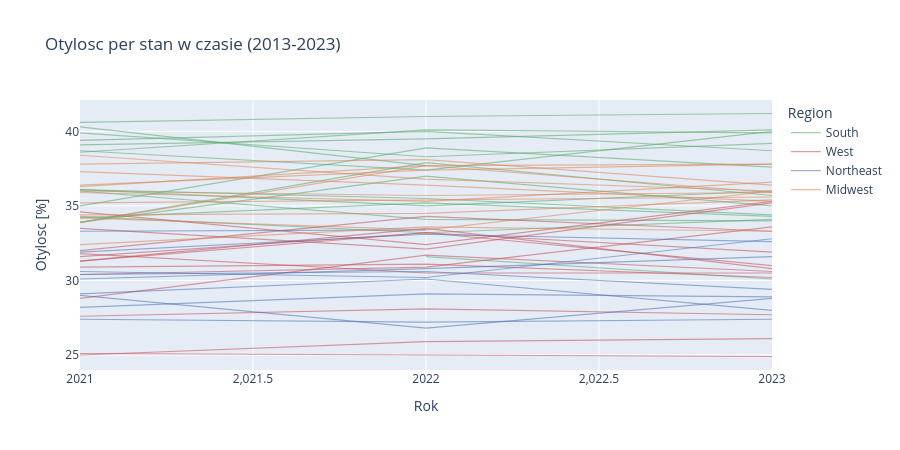

Write notebook code for a chart like this one.
### Code cell
# interaktywny podglad: otylosc per stan w czasie
trend_states = (
    df[df["Region"].notna()]
    .groupby(["Year", "LocationDesc", "LocationAbbr", "Region"])["Obesity"]
    .mean()
    .reset_index()
)

fig = px.line(
    trend_states,
    x="Year",
    y="Obesity",
    color="Region",
    line_group="LocationDesc",
    hover_name="LocationDesc",
    color_discrete_map=PALETTE,
    labels={"Obesity": "Otylosc [%]", "Year": "Rok"},
    title="Otylosc per stan w czasie (2013-2023)",
)
fig.update_traces(opacity=0.55, line_width=1.2)
fig.update_layout(height=450)
fig.show()

### Figure 1 — Plotly figure (JSON) as saved in the notebook; plotly's stock layout.template omitted (floating-point values rounded to 4 significant figures)
{"data": [{"hovertemplate": "<b>%{hovertext}</b><br><br>Region=South<br>LocationDesc=Alabama<br>Rok=%{x}<br>Otylosc [%]=%{y}<extra></extra>", "hovertext": ["Alabama", "Alabama", "Alabama"], "legendgroup": "South", "line": {"color": "#55A868", "dash": "solid", "width": 1.2}, "marker": {"symbol": "circle"}, "mode": "lines", "name": "South", "opacity": 0.55, "orientation": "v", "showlegend": true, "type": "scatter", "x": [2021, 2022, 2023], "xaxis": "x", "y": [39.9, 38.3, 39.2], "yaxis": "y"}, {"hovertemplate": "<b>%{hovertext}</b><br><br>Region=South<br>LocationDesc=Arkansas<br>Rok=%{x}<br>Otylosc [%]=%{y}<extra></extra>", "hovertext": ["Arkansas", "Arkansas", "Arkansas"], "legendgroup": "South", "line": {"color": "#55A868", "dash": "solid", "width": 1.2}, "marker": {"symbol": "circle"}, "mode": "lines", "name": "South", "opacity": 0.55, "orientation": "v", "showlegend": false, "type": "scatter", "x": [2021, 2022, 2023], "xaxis": "x", "y": [38.7, 37.4, 40.0], "yaxis": "y"}, {"hovertemplate": "<b>%{hovertext}</b><br><br>Region=South<br>LocationDesc=Delaware<br>Rok=%{x}<br>Otylosc [%]=%{y}<extra></extra>", "hovertext": ["Delaware", "Delaware", "Delaware"], "legendgroup": "South", "line": {"color": "#55A868", "dash": "solid", "width": 1.2}, "marker": {"symbol": "circle"}, "mode": "lines", "name": "South", "opacity": 0.55, "orientation": "v", "showlegend": false, "type": "scatter", "x": [2021, 2022, 2023], "xaxis": "x", "y": [33.9, 37.9, 35.7], "yaxis": "y"}, {"hovertemplate": "<b>%{hovertext}</b><br><br>Region=South<br>LocationDesc=Georgia<br>Rok=%{x}<br>Otylosc [%]=%{y}<extra></extra>", "hovertext": ["Georgia", "Georgia", "Georgia"], "legendgroup": "South", "line": {"color": "#55A868", "dash": "solid", "width": 1.2}, "marker": {"symbol": "circle"}, "mode": "lines", "name": "South", "opacity": 0.55, "orientation": "v", "showlegend": false, "type": "scatter", "x": [2021, 2022, 2023], "xaxis": "x", "y": [33.9, 37.0, 35.0], "yaxis": "y"}, {"hovertemplate": "<b>%{hovertext}</b><br><br>Region=South<br>LocationDesc=Kentucky<br>Rok=%{x}<br>Otylosc [%]=%{y}<extra></extra>", "hovertext": ["Kentucky", "Kentucky"], "legendgroup": "South", "line": {"color": "#55A868", "dash": "solid", "width": 1.2}, "marker": {"symbol": "circle"}, "mode": "lines", "name": "South", "opacity": 0.55, "orientation": "v", "showlegend": false, "type": "scatter", "x": [2021, 2022], "xaxis": "x", "y": [40.3, 37.7], "yaxis": "y"}, {"hovertemplate": "<b>%{hovertext}</b><br><br>Region=South<br>LocationDesc=Louisiana<br>Rok=%{x}<br>Otylosc [%]=%{y}<extra></extra>", "hovertext": ["Louisiana", "Louisiana", "Louisiana"], "legendgroup": "South", "line": {"color": "#55A868", "dash": "solid", "width": 1.2}, "marker": {"symbol": "circle"}, "mode": "lines", "name": "South", "opacity": 0.55, "orientation": "v", "showlegend": false, "type": "scatter", "x": [2021, 2022, 2023], "xaxis": "x", "y": [38.6, 40.1, 39.9], "yaxis": "y"}, {"hovertemplate": "<b>%{hovertext}</b><br><br>Region=South<br>LocationDesc=Maryland<br>Rok=%{x}<br>Otylosc [%]=%{y}<extra></extra>", "hovertext": ["Maryland", "Maryland", "Maryland"], "legendgroup": "South", "line": {"color": "#55A868", "dash": "solid", "width": 1.2}, "marker": {"symbol": "circle"}, "mode": "lines", "name": "South", "opacity": 0.55, "orientation": "v", "showlegend": false, "type": "scatter", "x": [2021, 2022, 2023], "xaxis": "x", "y": [34.3, 33.2, 34.1], "yaxis": "y"}, {"hovertemplate": "<b>%{hovertext}</b><br><br>Region=South<br>LocationDesc=Mississippi<br>Rok=%{x}<br>Otylosc [%]=%{y}<extra></extra>", "hovertext": ["Mississippi", "Mississippi", "Mississippi"], "legendgroup": "South", "line": {"color": "#55A868", "dash": "solid", "width": 1.2}, "marker": {"symbol": "circle"}, "mode": "lines", "name": "South", "opacity": 0.55, "orientation": "v", "showlegend": false, "type": "scatter", "x": [2021, 2022, 2023], "xaxis": "x", "y": [39.1, 39.5, 40.1], "yaxis": "y"}, {"hovertemplate": "<b>%{hovertext}</b><br><br>Region=South<br>LocationDesc=North Carolina<br>Rok=%{x}<br>Otylosc [%]=%{y}<extra></extra>", "hovertext": ["North Carolina", "North Carolina", "North Carolina"], "legendgroup": "South", "line": {"color": "#55A868", "dash": "solid", "width": 1.2}, "marker": {"symbol": "circle"}, "mode": "lines", "name": "South", "opacity": 0.55, "orientation": "v", "showlegend": false, "type": "scatter", "x": [2021, 2022, 2023], "xaxis": "x", "y": [36.0, 34.1, 34.0], "yaxis": "y"}, {"hovertemplate": "<b>%{hovertext}</b><br><br>Region=South<br>LocationDesc=Oklahoma<br>Rok=%{x}<br>Otylosc [%]=%{y}<extra></extra>", "hovertext": ["Oklahoma", "Oklahoma", "Oklahoma"], "legendgroup": "South", "line": {"color": "#55A868", "dash": "solid", "width": 1.2}, "marker": {"symbol": "circle"}, "mode": "lines", "name": "South", "opacity": 0.55, "orientation": "v", "showlegend": false, "type": "scatter", "x": [2021, 2022, 2023], "xaxis": "x", "y": [39.4, 40.0, 38.7], "yaxis": "y"}, {"hovertemplate": "<b>%{hovertext}</b><br><br>Region=South<br>LocationDesc=South Carolina<br>Rok=%{x}<br>Otylosc [%]=%{y}<extra></extra>", "hovertext": ["South Carolina", "South Carolina", "South Carolina"], "legendgroup": "South", "line": {"color": "#55A868", "dash": "solid", "width": 1.2}, "marker": {"symbol": "circle"}, "mode": "lines", "name": "South", "opacity": 0.55, "orientation": "v", "showlegend": false, "type": "scatter", "x": [2021, 2022, 2023], "xaxis": "x", "y": [36.1, 35.0, 36.0], "yaxis": "y"}, {"hovertemplate": "<b>%{hovertext}</b><br><br>Region=South<br>LocationDesc=Tennessee<br>Rok=%{x}<br>Otylosc [%]=%{y}<extra></extra>", "hovertext": ["Tennessee", "Tennessee", "Tennessee"], "legendgroup": "South", "line": {"color": "#55A868", "dash": "solid", "width": 1.2}, "marker": {"symbol": "circle"}, "mode": "lines", "name": "South", "opacity": 0.55, "orientation": "v", "showlegend": false, "type": "scatter", "x": [2021, 2022, 2023], "xaxis": "x", "y": [35.0, 38.9, 37.6], "yaxis": "y"}, {"hovertemplate": "<b>%{hovertext}</b><br><br>Region=South<br>LocationDesc=Texas<br>Rok=%{x}<br>Otylosc [%]=%{y}<extra></extra>", "hovertext": ["Texas", "Texas", "Texas"], "legendgroup": "South", "line": {"color": "#55A868", "dash": "solid", "width": 1.2}, "marker": {"symbol": "circle"}, "mode": "lines", "name": "South", "opacity": 0.55, "orientation": "v", "showlegend": false, "type": "scatter", "x": [2021, 2022, 2023], "xaxis": "x", "y": [36.1, 35.5, 34.4], "yaxis": "y"}, {"hovertemplate": "<b>%{hovertext}</b><br><br>Region=South<br>LocationDesc=Virginia<br>Rok=%{x}<br>Otylosc [%]=%{y}<extra></extra>", "hovertext": ["Virginia", "Virginia", "Virginia"], "legendgroup": "South", "line": {"color": "#55A868", "dash": "solid", "width": 1.2}, "marker": {"symbol": "circle"}, "mode": "lines", "name": "South", "opacity": 0.55, "orientation": "v", "showlegend": false, "type": "scatter", "x": [2021, 2022, 2023], "xaxis": "x", "y": [34.2, 35.2, 34.3], "yaxis": "y"}, {"hovertemplate": "<b>%{hovertext}</b><br><br>Region=South<br>LocationDesc=West Virginia<br>Rok=%{x}<br>Otylosc [%]=%{y}<extra></extra>", "hovertext": ["West Virginia", "West Virginia", "West Virginia"], "legendgroup": "South", "line": {"color": "#55A868", "dash": "solid", "width": 1.2}, "marker": {"symbol": "circle"}, "mode": "lines", "name": "South", "opacity": 0.55, "orientation": "v", "showlegend": false, "type": "scatter", "x": [2021, 2022, 2023], "xaxis": "x", "y": [40.6, 41.0, 41.2], "yaxis": "y"}, {"hovertemplate": "<b>%{hovertext}</b><br><br>Region=South<br>LocationDesc=Florida<br>Rok=%{x}<br>Otylosc [%]=%{y}<extra></extra>", "hovertext": ["Florida", "Florida"], "legendgroup": "South", "line": {"color": "#55A868", "dash": "solid", "width": 1.2}, "marker": {"symbol": "circle"}, "mode": "lines", "name": "South", "opacity": 0.55, "orientation": "v", "showlegend": false, "type": "scatter", "x": [2022, 2023], "xaxis": "x", "y": [31.6, 30.1], "yaxis": "y"}, {"hovertemplate": "<b>%{hovertext}</b><br><br>Region=West<br>LocationDesc=Alaska<br>Rok=%{x}<br>Otylosc [%]=%{y}<extra></extra>", "hovertext": ["Alaska", "Alaska", "Alaska"], "legendgroup": "West", "line": {"color": "#C44E52", "dash": "solid", "width": 1.2}, "marker": {"symbol": "circle"}, "mode": "lines", "name": "West", "opacity": 0.55, "orientation": "v", "showlegend": true, "type": "scatter", "x": [2021, 2022, 2023], "xaxis": "x", "y": [33.5, 32.1, 35.2], "yaxis": "y"}, {"hovertemplate": "<b>%{hovertext}</b><br><br>Region=West<br>LocationDesc=Arizona<br>Rok=%{x}<br>Otylosc [%]=%{y}<extra></extra>", "hovertext": ["Arizona", "Arizona", "Arizona"], "legendgroup": "West", "line": {"color": "#C44E52", "dash": "solid", "width": 1.2}, "marker": {"symbol": "circle"}, "mode": "lines", "name": "West", "opacity": 0.55, "orientation": "v", "showlegend": false, "type": "scatter", "x": [2021, 2022, 2023], "xaxis": "x", "y": [31.3, 33.2, 31.9], "yaxis": "y"}, {"hovertemplate": "<b>%{hovertext}</b><br><br>Region=West<br>LocationDesc=California<br>Rok=%{x}<br>Otylosc [%]=%{y}<extra></extra>", "hovertext": ["California", "California", "California"], "legendgroup": "West", "line": {"color": "#C44E52", "dash": "solid", "width": 1.2}, "marker": {"symbol": "circle"}, "mode": "lines", "name": "West", "opacity": 0.55, "orientation": "v", "showlegend": false, "type": "scatter", "x": [2021, 2022, 2023], "xaxis": "x", "y": [27.6, 28.1, 27.7], "yaxis": "y"}, {"hovertemplate": "<b>%{hovertext}</b><br><br>Region=West<br>LocationDesc=Colorado<br>Rok=%{x}<br>Otylosc [%]=%{y}<extra></extra>", "hovertext": ["Colorado", "Colorado", "Colorado"], "legendgroup": "West", "line": {"color": "#C44E52", "dash": "solid", "width": 1.2}, "marker": {"symbol": "circle"}, "mode": "lines", "name": "West", "opacity": 0.55, "orientation": "v", "showlegend": false, "type": "scatter", "x": [2021, 2022, 2023], "xaxis": "x", "y": [25.1, 25.0, 24.9], "yaxis": "y"}, {"hovertemplate": "<b>%{hovertext}</b><br><br>Region=West<br>LocationDesc=Hawaii<br>Rok=%{x}<br>Otylosc [%]=%{y}<extra></extra>", "hovertext": ["Hawaii", "Hawaii", "Hawaii"], "legendgroup": "West", "line": {"color": "#C44E52", "dash": "solid", "width": 1.2}, "marker": {"symbol": "circle"}, "mode": "lines", "name": "West", "opacity": 0.55, "orientation": "v", "showlegend": false, "type": "scatter", "x": [2021, 2022, 2023], "xaxis": "x", "y": [25.0, 25.9, 26.1], "yaxis": "y"}, {"hovertemplate": "<b>%{hovertext}</b><br><br>Region=West<br>LocationDesc=Idaho<br>Rok=%{x}<br>Otylosc [%]=%{y}<extra></extra>", "hovertext": ["Idaho", "Idaho", "Idaho"], "legendgroup": "West", "line": {"color": "#C44E52", "dash": "solid", "width": 1.2}, "marker": {"symbol": "circle"}, "mode": "lines", "name": "West", "opacity": 0.55, "orientation": "v", "showlegend": false, "type": "scatter", "x": [2021, 2022, 2023], "xaxis": "x", "y": [31.6, 33.2, 31.0], "yaxis": "y"}, {"hovertemplate": "<b>%{hovertext}</b><br><br>Region=West<br>LocationDesc=Montana<br>Rok=%{x}<br>Otylosc [%]=%{y}<extra></extra>", "hovertext": ["Montana", "Montana", "Montana"], "legendgroup": "West", "line": {"color": "#C44E52", "dash": "solid", "width": 1.2}, "marker": {"symbol": "circle"}, "mode": "lines", "name": "West", "opacity": 0.55, "orientation": "v", "showlegend": false, "type": "scatter", "x": [2021, 2022, 2023], "xaxis": "x", "y": [31.8, 30.5, 30.5], "yaxis": "y"}, {"hovertemplate": "<b>%{hovertext}</b><br><br>Region=West<br>LocationDesc=Nevada<br>Rok=%{x}<br>Otylosc [%]=%{y}<extra></extra>", "hovertext": ["Nevada", "Nevada", "Nevada"], "legendgroup": "West", "line": {"color": "#C44E52", "dash": "solid", "width": 1.2}, "marker": {"symbol": "circle"}, "mode": "lines", "name": "West", "opacity": 0.55, "orientation": "v", "showlegend": false, "type": "scatter", "x": [2021, 2022, 2023], "xaxis": "x", "y": [31.3, 33.5, 30.8], "yaxis": "y"}, {"hovertemplate": "<b>%{hovertext}</b><br><br>Region=West<br>LocationDesc=New Mexico<br>Rok=%{x}<br>Otylosc [%]=%{y}<extra></extra>", "hovertext": ["New Mexico", "New Mexico", "New Mexico"], "legendgroup": "West", "line": {"color": "#C44E52", "dash": "solid", "width": 1.2}, "marker": {"symbol": "circle"}, "mode": "lines", "name": "West", "opacity": 0.55, "orientation": "v", "showlegend": false, "type": "scatter", "x": [2021, 2022, 2023], "xaxis": "x", "y": [34.6, 32.4, 35.3], "yaxis": "y"}, {"hovertemplate": "<b>%{hovertext}</b><br><br>Region=West<br>LocationDesc=Oregon<br>Rok=%{x}<br>Otylosc [%]=%{y}<extra></extra>", "hovertext": ["Oregon", "Oregon", "Oregon"], "legendgroup": "West", "line": {"color": "#C44E52", "dash": "solid", "width": 1.2}, "marker": {"symbol": "circle"}, "mode": "lines", "name": "West", "opacity": 0.55, "orientation": "v", "showlegend": false, "type": "scatter", "x": [2021, 2022, 2023], "xaxis": "x", "y": [30.4, 30.9, 33.6], "yaxis": "y"}, {"hovertemplate": "<b>%{hovertext}</b><br><br>Region=West<br>LocationDesc=Utah<br>Rok=%{x}<br>Otylosc [%]=%{y}<extra></extra>", "hovertext": ["Utah", "Utah", "Utah"], "legendgroup": "West", "line": {"color": "#C44E52", "dash": "solid", "width": 1.2}, "marker": {"symbol": "circle"}, "mode": "lines", "name": "West", "opacity": 0.55, "orientation": "v", "showlegend": false, "type": "scatter", "x": [2021, 2022, 2023], "xaxis": "x", "y": [30.9, 31.1, 30.2], "yaxis": "y"}, {"hovertemplate": "<b>%{hovertext}</b><br><br>Region=West<br>LocationDesc=Washington<br>Rok=%{x}<br>Otylosc [%]=%{y}<extra></extra>", "hovertext": ["Washington", "Washington", "Washington"], "legendgroup": "West", "line": {"color": "#C44E52", "dash": "solid", "width": 1.2}, "marker": {"symbol": "circle"}, "mode": "lines", "name": "West", "opacity": 0.55, "orientation": "v", "showlegend": false, "type": "scatter", "x": [2021, 2022, 2023], "xaxis": "x", "y": [28.8, 31.7, 30.6], "yaxis": "y"}, {"hovertemplate": "<b>%{hovertext}</b><br><br>Region=West<br>LocationDesc=Wyoming<br>Rok=%{x}<br>Otylosc [%]=%{y}<extra></extra>", "hovertext": ["Wyoming", "Wyoming", "Wyoming"], "legendgroup": "West", "line": {"color": "#C44E52", "dash": "solid", "width": 1.2}, "marker": {"symbol": "circle"}, "mode": "lines", "name": "West", "opacity": 0.55, "orientation": "v", "showlegend": false, "type": "scatter", "x": [2021, 2022, 2023], "xaxis": "x", "y": [32.0, 34.3, 33.3], "yaxis": "y"}, {"hovertemplate": "<b>%{hovertext}</b><br><br>Region=Northeast<br>LocationDesc=Connecticut<br>Rok=%{x}<br>Otylosc [%]=%{y}<extra></extra>", "hovertext": ["Connecticut", "Connecticut", "Connecticut"], "legendgroup": "Northeast", "line": {"color": "#4C72B0", "dash": "solid", "width": 1.2}, "marker": {"symbol": "circle"}, "mode": "lines", "name": "Northeast", "opacity": 0.55, "orientation": "v", "showlegend": true, "type": "scatter", "x": [2021, 2022, 2023], "xaxis": "x", "y": [30.4, 30.6, 29.4], "yaxis": "y"}, {"hovertemplate": "<b>%{hovertext}</b><br><br>Region=Northeast<br>LocationDesc=Maine<br>Rok=%{x}<br>Otylosc [%]=%{y}<extra></extra>", "hovertext": ["Maine", "Maine", "Maine"], "legendgroup": "Northeast", "line": {"color": "#4C72B0", "dash": "solid", "width": 1.2}, "marker": {"symbol": "circle"}, "mode": "lines", "name": "Northeast", "opacity": 0.55, "orientation": "v", "showlegend": false, "type": "scatter", "x": [2021, 2022, 2023], "xaxis": "x", "y": [31.9, 33.1, 32.6], "yaxis": "y"}, {"hovertemplate": "<b>%{hovertext}</b><br><br>Region=Northeast<br>LocationDesc=Massachusetts<br>Rok=%{x}<br>Otylosc [%]=%{y}<extra></extra>", "hovertext": ["Massachusetts", "Massachusetts", "Massachusetts"], "legendgroup": "Northeast", "line": {"color": "#4C72B0", "dash": "solid", "width": 1.2}, "marker": {"symbol": "circle"}, "mode": "lines", "name": "Northeast", "opacity": 0.55, "orientation": "v", "showlegend": false, "type": "scatter", "x": [2021, 2022, 2023], "xaxis": "x", "y": [27.4, 27.2, 27.4], "yaxis": "y"}, {"hovertemplate": "<b>%{hovertext}</b><br><br>Region=Northeast<br>LocationDesc=New Hampshire<br>Rok=%{x}<br>Otylosc [%]=%{y}<extra></extra>", "hovertext": ["New Hampshire", "New Hampshire", "New Hampshire"], "legendgroup": "Northeast", "line": {"color": "#4C72B0", "dash": "solid", "width": 1.2}, "marker": {"symbol": "circle"}, "mode": "lines", "name": "Northeast", "opacity": 0.55, "orientation": "v", "showlegend": false, "type": "scatter", "x": [2021, 2022, 2023], "xaxis": "x", "y": [30.6, 30.2, 32.8], "yaxis": "y"}, {"hovertemplate": "<b>%{hovertext}</b><br><br>Region=Northeast<br>LocationDesc=New Jersey<br>Rok=%{x}<br>Otylosc [%]=%{y}<extra></extra>", "hovertext": ["New Jersey", "New Jersey", "New Jersey"], "legendgroup": "Northeast", "line": {"color": "#4C72B0", "dash": "solid", "width": 1.2}, "marker": {"symbol": "circle"}, "mode": "lines", "name": "Northeast", "opacity": 0.55, "orientation": "v", "showlegend": false, "type": "scatter", "x": [2021, 2022, 2023], "xaxis": "x", "y": [28.2, 29.1, 28.9], "yaxis": "y"}, {"hovertemplate": "<b>%{hovertext}</b><br><br>Region=Northeast<br>LocationDesc=New York<br>Rok=%{x}<br>Otylosc [%]=%{y}<extra></extra>", "hovertext": ["New York", "New York", "New York"], "legendgroup": "Northeast", "line": {"color": "#4C72B0", "dash": "solid", "width": 1.2}, "marker": {"symbol": "circle"}, "mode": "lines", "name": "Northeast", "opacity": 0.55, "orientation": "v", "showlegend": false, "type": "scatter", "x": [2021, 2022, 2023], "xaxis": "x", "y": [29.1, 30.1, 28.0], "yaxis": "y"}, {"hovertemplate": "<b>%{hovertext}</b><br><br>Region=Northeast<br>LocationDesc=Pennsylvania<br>Rok=%{x}<br>Otylosc [%]=%{y}<extra></extra>", "hovertext": ["Pennsylvania", "Pennsylvania"], "legendgroup": "Northeast", "line": {"color": "#4C72B0", "dash": "solid", "width": 1.2}, "marker": {"symbol": "circle"}, "mode": "lines", "name": "Northeast", "opacity": 0.55, "orientation": "v", "showlegend": false, "type": "scatter", "x": [2021, 2022], "xaxis": "x", "y": [33.3, 33.4], "yaxis": "y"}, {"hovertemplate": "<b>%{hovertext}</b><br><br>Region=Northeast<br>LocationDesc=Rhode Island<br>Rok=%{x}<br>Otylosc [%]=%{y}<extra></extra>", "hovertext": ["Rhode Island", "Rhode Island", "Rhode Island"], "legendgroup": "Northeast", "line": {"color": "#4C72B0", "dash": "solid", "width": 1.2}, "marker": {"symbol": "circle"}, "mode": "lines", "name": "Northeast", "opacity": 0.55, "orientation": "v", "showlegend": false, "type": "scatter", "x": [2021, 2022, 2023], "xaxis": "x", "y": [30.1, 30.8, 31.6], "yaxis": "y"}, {"hovertemplate": "<b>%{hovertext}</b><br><br>Region=Northeast<br>LocationDesc=Vermont<br>Rok=%{x}<br>Otylosc [%]=%{y}<extra></extra>", "hovertext": ["Vermont", "Vermont", "Vermont"], "legendgroup": "Northeast", "line": {"color": "#4C72B0", "dash": "solid", "width": 1.2}, "marker": {"symbol": "circle"}, "mode": "lines", "name": "Northeast", "opacity": 0.55, "orientation": "v", "showlegend": false, "type": "scatter", "x": [2021, 2022, 2023], "xaxis": "x", "y": [29.0, 26.8, 28.8], "yaxis": "y"}, {"hovertemplate": "<b>%{hovertext}</b><br><br>Region=Midwest<br>LocationDesc=Illinois<br>Rok=%{x}<br>Otylosc [%]=%{y}<extra></extra>", "hovertext": ["Illinois", "Illinois", "Illinois"], "legendgroup": "Midwest", "line": {"color": "#DD8452", "dash": "solid", "width": 1.2}, "marker": {"symbol": "circle"}, "mode": "lines", "name": "Midwest", "opacity": 0.55, "orientation": "v", "showlegend": true, "type": "scatter", "x": [2021, 2022, 2023], "xaxis": "x", "y": [34.2, 33.4, 36.0], "yaxis": "y"}, {"hovertemplate": "<b>%{hovertext}</b><br><br>Region=Midwest<br>LocationDesc=Indiana<br>Rok=%{x}<br>Otylosc [%]=%{y}<extra></extra>", "hovertext": ["Indiana", "Indiana", "Indiana"], "legendgroup": "Midwest", "line": {"color": "#DD8452", "dash": "solid", "width": 1.2}, "marker": {"symbol": "circle"}, "mode": "lines", "name": "Midwest", "opacity": 0.55, "orientation": "v", "showlegend": false, "type": "scatter", "x": [2021, 2022, 2023], "xaxis": "x", "y": [36.3, 37.7, 37.8], "yaxis": "y"}, {"hovertemplate": "<b>%{hovertext}</b><br><br>Region=Midwest<br>LocationDesc=Iowa<br>Rok=%{x}<br>Otylosc [%]=%{y}<extra></extra>", "hovertext": ["Iowa", "Iowa", "Iowa"], "legendgroup": "Midwest", "line": {"color": "#DD8452", "dash": "solid", "width": 1.2}, "marker": {"symbol": "circle"}, "mode": "lines", "name": "Midwest", "opacity": 0.55, "orientation": "v", "showlegend": false, "type": "scatter", "x": [2021, 2022, 2023], "xaxis": "x", "y": [36.4, 37.4, 37.8], "yaxis": "y"}, {"hovertemplate": "<b>%{hovertext}</b><br><br>Region=Midwest<br>LocationDesc=Kansas<br>Rok=%{x}<br>Otylosc [%]=%{y}<extra></extra>", "hovertext": ["Kansas", "Kansas", "Kansas"], "legendgroup": "Midwest", "line": {"color": "#DD8452", "dash": "solid", "width": 1.2}, "marker": {"symbol": "circle"}, "mode": "lines", "name": "Midwest", "opacity": 0.55, "orientation": "v", "showlegend": false, "type": "scatter", "x": [2021, 2022, 2023], "xaxis": "x", "y": [36.0, 35.7, 35.9], "yaxis": "y"}, {"hovertemplate": "<b>%{hovertext}</b><br><br>Region=Midwest<br>LocationDesc=Michigan<br>Rok=%{x}<br>Otylosc [%]=%{y}<extra></extra>", "hovertext": ["Michigan", "Michigan", "Michigan"], "legendgroup": "Midwest", "line": {"color": "#DD8452", "dash": "solid", "width": 1.2}, "marker": {"symbol": "circle"}, "mode": "lines", "name": "Midwest", "opacity": 0.55, "orientation": "v", "showlegend": false, "type": "scatter", "x": [2021, 2022, 2023], "xaxis": "x", "y": [34.4, 34.5, 35.4], "yaxis": "y"}, {"hovertemplate": "<b>%{hovertext}</b><br><br>Region=Midwest<br>LocationDesc=Minnesota<br>Rok=%{x}<br>Otylosc [%]=%{y}<extra></extra>", "hovertext": ["Minnesota", "Minnesota", "Minnesota"], "legendgroup": "Midwest", "line": {"color": "#DD8452", "dash": "solid", "width": 1.2}, "marker": {"symbol": "circle"}, "mode": "lines", "name": "Midwest", "opacity": 0.55, "orientation": "v", "showlegend": false, "type": "scatter", "x": [2021, 2022, 2023], "xaxis": "x", "y": [32.4, 33.6, 33.3], "yaxis": "y"}, {"hovertemplate": "<b>%{hovertext}</b><br><br>Region=Midwest<br>LocationDesc=Missouri<br>Rok=%{x}<br>Otylosc [%]=%{y}<extra></extra>", "hovertext": ["Missouri", "Missouri", "Missouri"], "legendgroup": "Midwest", "line": {"color": "#DD8452", "dash": "solid", "width": 1.2}, "marker": {"symbol": "circle"}, "mode": "lines", "name": "Midwest", "opacity": 0.55, "orientation": "v", "showlegend": false, "type": "scatter", "x": [2021, 2022, 2023], "xaxis": "x", "y": [37.3, 36.4, 35.3], "yaxis": "y"}, {"hovertemplate": "<b>%{hovertext}</b><br><br>Region=Midwest<br>LocationDesc=Nebraska<br>Rok=%{x}<br>Otylosc [%]=%{y}<extra></extra>", "hovertext": ["Nebraska", "Nebraska", "Nebraska"], "legendgroup": "Midwest", "line": {"color": "#DD8452", "dash": "solid", "width": 1.2}, "marker": {"symbol": "circle"}, "mode": "lines", "name": "Midwest", "opacity": 0.55, "orientation": "v", "showlegend": false, "type": "scatter", "x": [2021, 2022, 2023], "xaxis": "x", "y": [35.9, 35.3, 36.6], "yaxis": "y"}, {"hovertemplate": "<b>%{hovertext}</b><br><br>Region=Midwest<br>LocationDesc=North Dakota<br>Rok=%{x}<br>Otylosc [%]=%{y}<extra></extra>", "hovertext": ["North Dakota", "North Dakota", "North Dakota"], "legendgroup": "Midwest", "line": {"color": "#DD8452", "dash": "solid", "width": 1.2}, "marker": {"symbol": "circle"}, "mode": "lines", "name": "Midwest", "opacity": 0.55, "orientation": "v", "showlegend": false, "type": "scatter", "x": [2021, 2022, 2023], "xaxis": "x", "y": [35.2, 35.4, 35.6], "yaxis": "y"}, {"hovertemplate": "<b>%{hovertext}</b><br><br>Region=Midwest<br>LocationDesc=Ohio<br>Rok=%{x}<br>Otylosc [%]=%{y}<extra></extra>", "hovertext": ["Ohio", "Ohio", "Ohio"], "legendgroup": "Midwest", "line": {"color": "#DD8452", "dash": "solid", "width": 1.2}, "marker": {"symbol": "circle"}, "mode": "lines", "name": "Midwest", "opacity": 0.55, "orientation": "v", "showlegend": false, "type": "scatter", "x": [2021, 2022, 2023], "xaxis": "x", "y": [37.8, 38.1, 36.4], "yaxis": "y"}, {"hovertemplate": "<b>%{hovertext}</b><br><br>Region=Midwest<br>LocationDesc=South Dakota<br>Rok=%{x}<br>Otylosc [%]=%{y}<extra></extra>", "hovertext": ["South Dakota", "South Dakota", "South Dakota"], "legendgroup": "Midwest", "line": {"color": "#DD8452", "dash": "solid", "width": 1.2}, "marker": {"symbol": "circle"}, "mode": "lines", "name": "Midwest", "opacity": 0.55, "orientation": "v", "showlegend": false, "type": "scatter", "x": [2021, 2022, 2023], "xaxis": "x", "y": [38.4, 36.8, 36.0], "yaxis": "y"}, {"hovertemplate": "<b>%{hovertext}</b><br><br>Region=Midwest<br>LocationDesc=Wisconsin<br>Rok=%{x}<br>Otylosc [%]=%{y}<extra></extra>", "hovertext": ["Wisconsin", "Wisconsin", "Wisconsin"], "legendgroup": "Midwest", "line": {"color": "#DD8452", "dash": "solid", "width": 1.2}, "marker": {"symbol": "circle"}, "mode": "lines", "name": "Midwest", "opacity": 0.55, "orientation": "v", "showlegend": false, "type": "scatter", "x": [2021, 2022, 2023], "xaxis": "x", "y": [33.9, 37.7, 35.9], "yaxis": "y"}], "layout": {"height": 450, "legend": {"title": {"text": "Region"}, "tracegroupgap": 0}, "title": {"text": "Otylosc per stan w czasie (2013-2023)"}, "xaxis": {"anchor": "y", "domain": [0, 1], "title": {"text": "Rok"}}, "yaxis": {"anchor": "x", "domain": [0, 1], "title": {"text": "Otylosc [%]"}}}}
